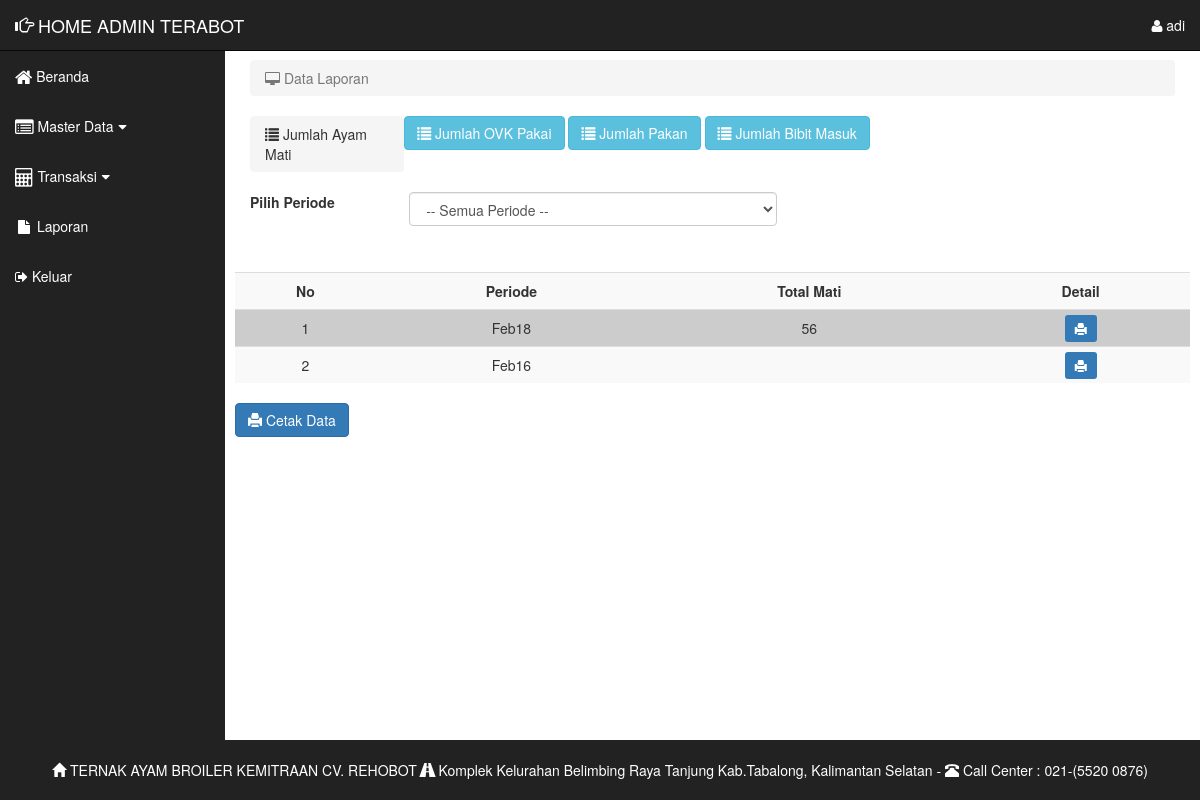
The app's page /admin/laporan.php (signed in), older data.
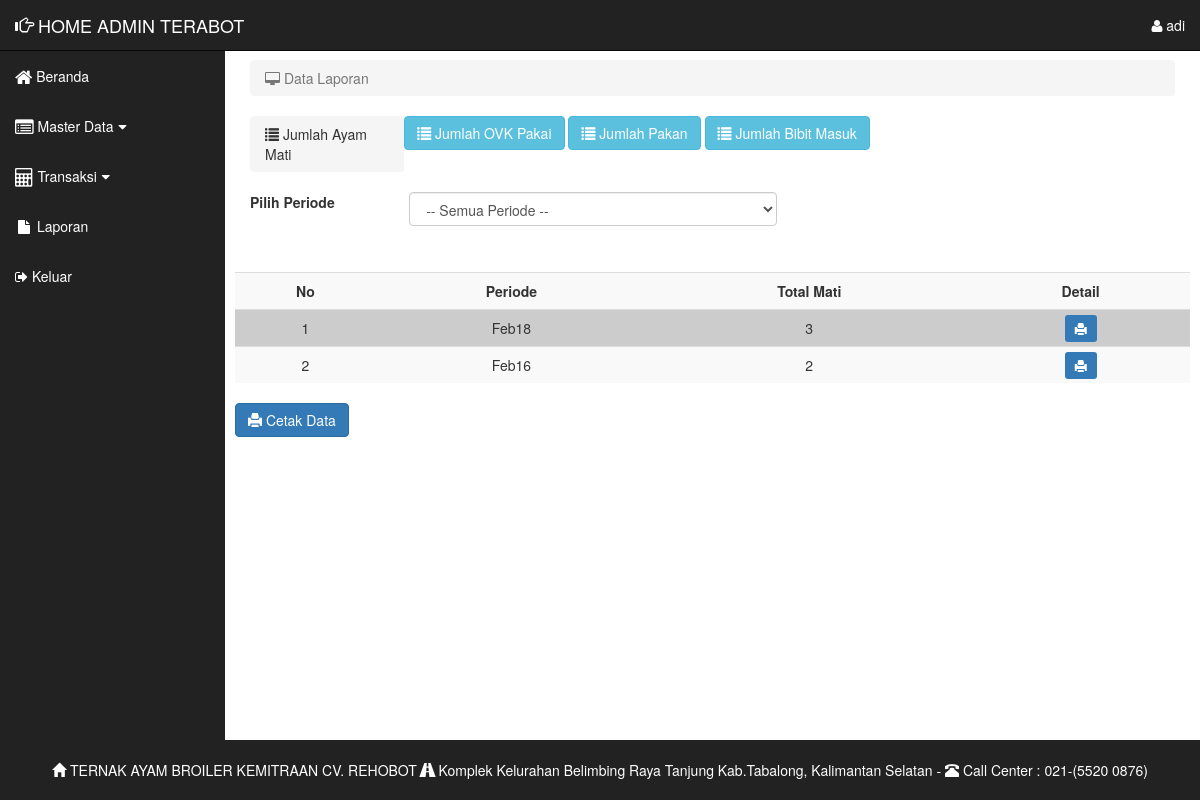
The same page, newer data.
### tables this page shows
CREATE TABLE `tbpenyerahanbibit` (
  `IDProduksi` varchar(6) NOT NULL,
  `IDPeternak` varchar(6) NOT NULL,
  `IDSupplier` varchar(6) NOT NULL,
  `Strain` varchar(10) NOT NULL,
  `TanggalChickIn` date NOT NULL,
  `JumlahChickIn` varchar(11) NOT NULL,
  `Harga` varchar(20) NOT NULL,
  `Periode` varchar(15) NOT NULL,
  `KondisiChickIn` varchar(15) NOT NULL,
  `IDDataKandang` varchar(6) NOT NULL
);

### admin/laporan.php (the view, shortened to what this page needs)
<?php
include 'header.php';
include '../conn.php';?>
<div id="page-wrapper">
<div class="container-fluid">
                <div class="row">
                <div class="col-lg-12">
                <ol class="breadcrumb">
                <li class="active">
                <i class="fa fa-desktop"></i> Data Laporan</a></li>
                </ol>
                </div>
                </div>
				<div class="dataTable_wrapper">
  <div class="form-group">
<ol class="breadcrumb col-lg-2">
<th class="active" ><span class='glyphicon glyphicon-list'></span> Jumlah Ayam Mati</th></ol>
<a href="lapovk.php" class="btn btn-info "><span class='glyphicon glyphicon-list'></span>  Jumlah OVK Pakai</a></ol>
<a href="lappakan.php" class="btn btn-info "><span class='glyphicon glyphicon-list'></span>  Jumlah Pakan</a></ol>
<a href="lapbibit.php" class="btn btn-info "><span class='glyphicon glyphicon-list'></span>  Jumlah Bibit Masuk</a></ol>
 </div>
</div>
</div>
<div class="table-responsive">
  <table class="table table-striped table-hover" bgcolor="#CCCCCC">
    <tr align="center">
 <form class="form-inline" method="get">
	 <div class="col-xs-2"><label> Pilih Periode</label>
    </div>
	<div class="col-xs-5">
	  <select class="form-control col-md-4" span="label label-success" onchange="form.submit()" name="anu" >
		<option value="">-- Semua Periode --</option>
		<?php
		  $anu =  @$_GET['anu'];
		?>
		</select>
		</div>
  </form>
  <br></br>  <br></br>
	  <th>No</th>
      <th>Periode</th>
	  <th>Total Mati</th>
      <th>Detail</th>
    </tr>
    <?php
    if ($anu) {
      $sql = mysqli_query($koneksi, "SELECT `tbpenyerahanbibit` .* , `tbpemeliharaanharian`.`IDProduksi`,SUM(`tbpemeliharaanharian`.`Mati`) as `total` FROM `tbpenyerahanbibit` LEFT JOIN `tbpemeliharaanharian` ON `tbpenyerahanbibit`.`IDProduksi` = `tbpemeliharaanharian`.`IDProduksi` WHERE `tbpenyerahanbibit`.`Periode` = '$anu'");
	  } else {
		  $sql= mysqli_query ($koneksi, "SELECT `tbpenyerahanbibit` .* , `tbpemeliharaanharian`.`IDProduksi`,SUM(`tbpemeliharaanharian`.`Mati`) as `total` FROM `tbpenyerahanbibit` LEFT JOIN `tbpemeliharaanharian` ON `tbpenyerahanbibit`.`IDProduksi` = `tbpemeliharaanharian`.`IDProduksi` GROUP by `tbpenyerahanbibit`.`Periode` desc");
	  }
	 if (mysqli_num_rows($sql) == 0) {
        echo "<tr><td colspan=\"9\">Tidak Ada Data</td></tr>";
      } else {
        $no = 0;
        while ($data = mysqli_fetch_array($sql)) {
          $no++;
          echo '
        <tr align="center" bgcolor="#CCCCCC">
          <td>'.$no.'</td>
          <td>'.$data[7].'</td>
		  <td align="center">'.$data[11].'</td>
          <td align="center"><a href="cetakmatiper.php?id='.$data[7].'" target="_blank" class="btn-primary btn-sm"><span class="glyphicon glyphicon-print" aria-hidden="true"></span></a>
          </td>
        </tr>';
        }
      }
    ?>
  </table>
</div>
	<div class="table-responsive">
 <a href="cetakmatiall.php" target="_blank" class="btn btn-primary" name="simpan"><span class="glyphicon glyphicon-print"></span> Cetak Data</button><a/>
</div>
</div>
<?php include 'footer.php';?>

Row changes from the older to the newer data that the page shows:
changed tbpenyerahanbibit "Feb18": data "56" → "3"
changed tbpenyerahanbibit "Feb16": data (not shown) → "2"
